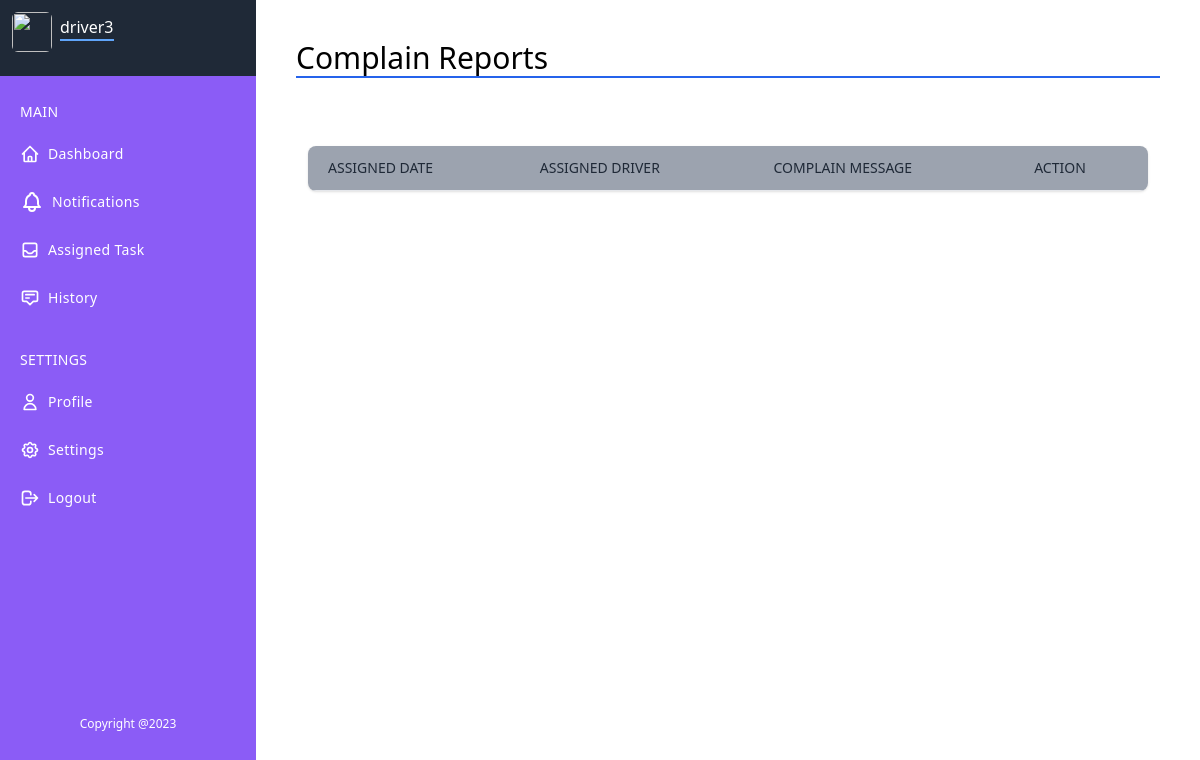
The page /driver/workhistory.php (signed in) on the database as committed earlier.
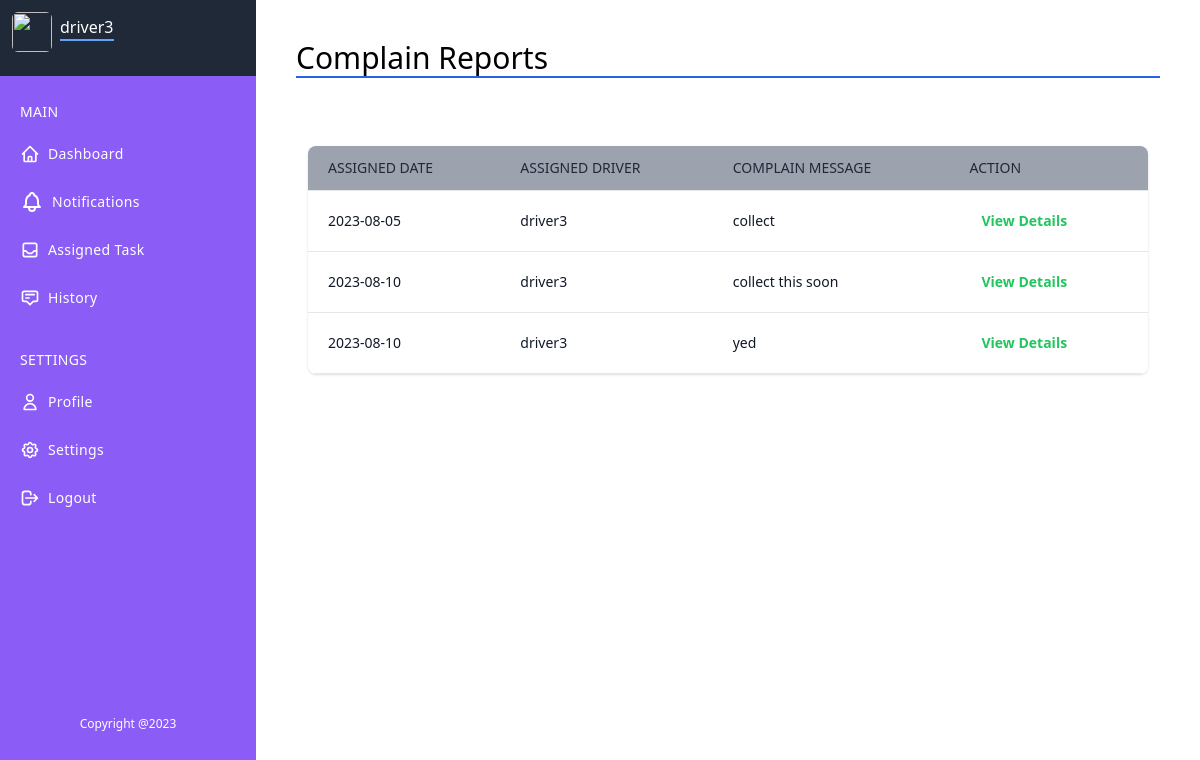
The same page on the database as committed later.
### tables this page shows
CREATE TABLE `collections` (
  `collection_id` int(11) NOT NULL,
  `complain_id` int(11) NOT NULL,
  `assign_id` int(11) NOT NULL,
  `collected_picture` varchar(500) DEFAULT NULL,
  `collection_des` varchar(255) NOT NULL,
  `collection_date` date DEFAULT NULL,
  `collection_status` varchar(50) DEFAULT NULL
);

CREATE TABLE `assigned_bin` (
  `assign_id` int(11) NOT NULL,
  `complain_id` int(11) DEFAULT NULL,
  `assigned_driver` varchar(255) DEFAULT NULL,
  `assignment_date` date DEFAULT NULL,
  `assign_des` varchar(500) NOT NULL,
  `assign_status` varchar(100) NOT NULL DEFAULT 'none'
);

### driver/workhistory.php (the view, shortened to what this page needs)
<!DOCTYPE html>
<html lang="en">
<head>
    <link rel="stylesheet" href="../style.css">
    <link rel="stylesheet" type="text/css" href="https://cdn.datatables.net/1.11.3/css/jquery.dataTables.min.css">
</head>
<body>
    <?php include('driverdashlayout.php') ?>
    <?php
    $dqry = "SELECT * FROM assigned_bin a RIGHT JOIN collections c ON a.assign_id = c.assign_id WHERE assigned_driver = '$driver'";
    $dres = mysqli_query($con, $dqry);
    ?>
    <div class="h-full w-full p-5 ml-14 md:ml-64 ">
        <div class="w-full p-5 ">
            <h2 class="text-3xl border-b-2 border-blue-600">Complain Reports</h2>
        </div>
        <div class="container max-w-full px-4 mx-auto sm:px-8">
            <div class="py-8 ">
                <div class="px-4 py-4 -mx-4 overflow-x-auto sm:-mx-8 sm:px-8">
                    <div class="inline-block min-w-full overflow-hidden rounded-lg shadow">
                        <table class="min-w-full leading-normal" id="myTable">
                            <thead>
                                <tr class="bg-gray-400">
                                    <th scope="col" class="px-5 py-3 text-sm font-normal text-left text-gray-800 uppercase  border-b border-gray-200">
                                        Assigned Date
                                    </th>
                                    <th scope="col" class="px-5 py-3 text-sm font-normal text-left text-gray-800 uppercase border-b border-gray-200">
                                        Assigned Driver
                                    </th>
                                    <th scope="col" class="px-5 py-3 text-sm font-normal text-left text-gray-800 uppercase border-b border-gray-200">
                                        Complain Message
                                    </th>
                                    <th scope="col" class="px-5 py-3 text-sm font-normal text-left text-gray-800 uppercase border-b border-gray-200">
                                        Action
                                    </th>
                            </thead>
                            <tbody>
                                <?php
                                while ($data = mysqli_fetch_assoc($dres)) {
                                ?>
                                    <tr>
                                        <td class="px-5 py-5 text-sm border-b border-gray-200">
                                            <p class="text-gray-900 whitespace-no-wrap">
                                            <p class="text-gray-900 whitespace-no-wrap">
                                                <?php echo $data['assignment_date'] ?>
                                            </p>
                                            </p>
                                        </td>
                                        <td class="px-5 py-5 text-sm bg-white border-b border-gray-200">
                                            <p class="text-gray-900 whitespace-no-wrap">
                                                <?php echo $data['assigned_driver'] ?>
                                            </p>
                                        </td>
                                        <td class="px-5 py-5 text-sm bg-white border-b border-gray-200">
                                            <p class="text-gray-900 whitespace-no-wrap">
                                                <?php echo $data['assign_des'] ?>
                                            </p>
                                        </td>
                                        <td class="px-5 py-5 text-sm bg-white border-b border-gray-200">
                                            <p class="text-gray-900 whitespace-no-wrap">
                                                <a href="workhistorydetails.php?aid=<?php echo $data['assign_id'] ?>" class="px-3 py-1 font-semibold leading-tight text-green-500">View Details</a>
                                            </p>
                                        </td>
                                    </tr>
                                <?php } ?>
                            </tbody>
                        </table>
                    </div>
                </div>
            </div>
        </div>
    </div>
    </div>

Rows that differ between the two databases and show on the page:
added collections: assign.assignment_date "2023-08-05", assign.assigned_driver "driver3", assign.assign_des "collect"
added collections: assign.assignment_date "2023-08-10", assign.assigned_driver "driver3", assign.assign_des "collect this soon"
added collections: assign.assignment_date "2023-08-10", assign.assigned_driver "driver3", assign.assign_des "yed"
